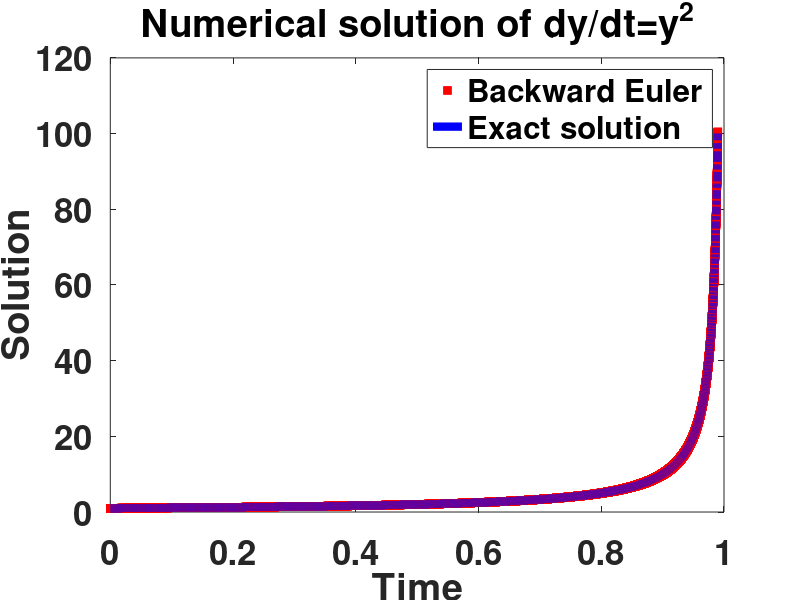

Write the MATLAB code that produced this figure.
% A program to solve y'=y^2 using the backward Euler
% method and Newton iteration
% This is not optimized and is very simple

set(0,'defaultaxesfontsize',25,'defaultaxeslinewidth',.7,...
'defaultlinelinewidth',6,'defaultpatchlinewidth',3.7,...
    'defaultaxesfontweight','bold')

n=100000; % Number of timesteps
Tmax=0.99; % Maximum time
y0=1; % Initial value
tol=0.1^10; % Tolerance for fixed point iterations
dt=Tmax/n; % Time step
y=zeros(1,n); % vector for discrete solution
t=zeros(1,n); % vector for times of discrete solution
y(1)=y0;
t(1)=0;
tic,        % start timing
for i=1:n
    yold=y(i); ynew=y(i); err=1;
    while err>tol
        ynew=yold-(yold-y(i)-dt*yold^2)/(1-2*dt*yold);
        err=abs(ynew-yold);
        yold=ynew;
    end
    y(i+1)=ynew;
    t(i+1)=t(i)+dt;
end
toc,        % stop timing
yexact=1./(1-t); max(abs(y-yexact)), % print maximum error
figure(1); clf; plot(t,y,'r+',t,yexact,'b-.');
xlabel Time; ylabel Solution; 
legend('Backward Euler','Exact solution');
title('Numerical solution of dy/dt=y^2');